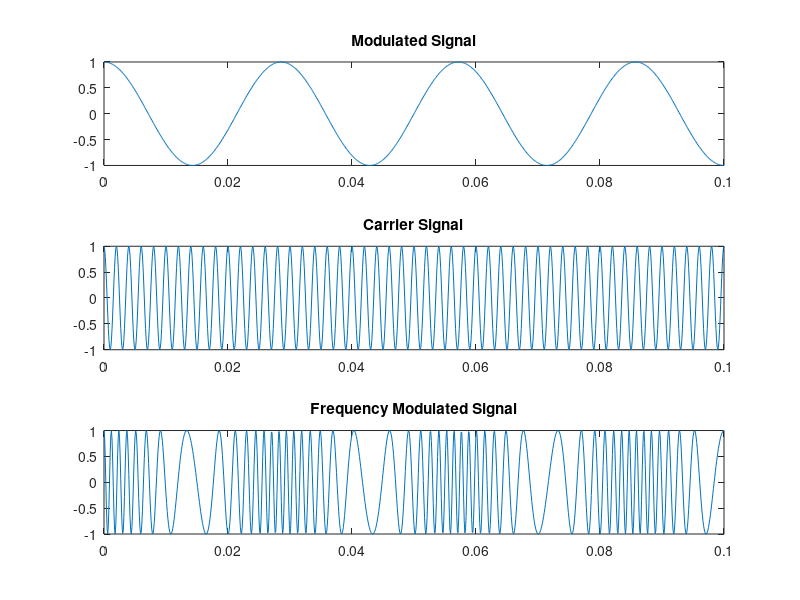

The MATLAB script that drew this image:
mf = 10;
fs = 10000;
fm = 35;
fc = 500;
Am = 1;
Ac = 1;
t = 0:1/fs:0.1;


ym = Am*cos(2*pi*fm*t);
yc = Ac*cos(2*pi*fc*t);
yfm = Ac*cos(2*pi*fc*t + mf*sin(2*pi*fm*t));

subplot(3, 1, 1);
plot(t, ym);
title("Modulated Signal");

subplot(3, 1, 2);
plot(t, yc);
title("Carrier Signal");

subplot(3, 1, 3);
plot(t, yfm);
title("Frequency Modulated Signal");